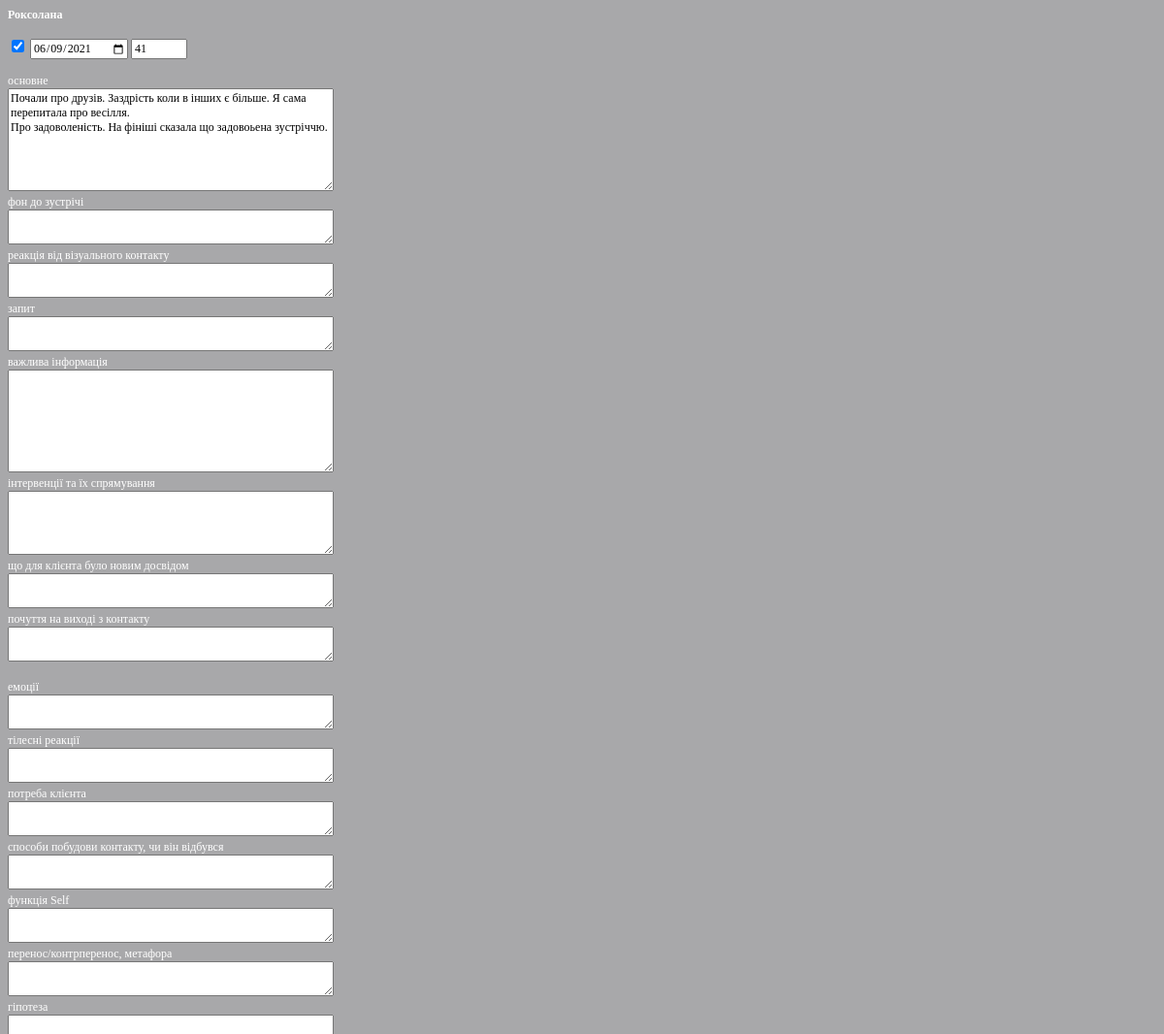
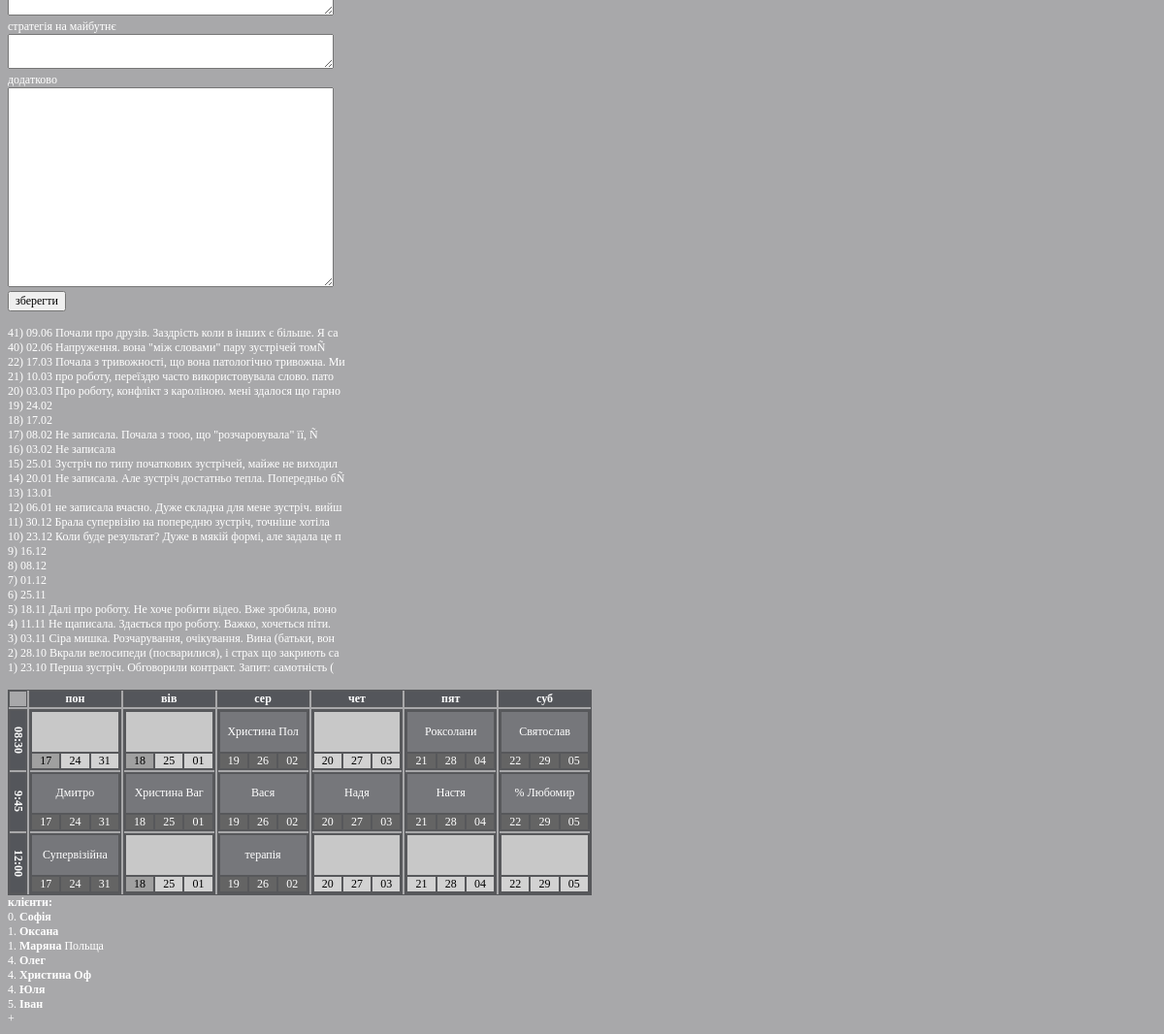
The page /session.php?s_id=278 on the database its author committed (2 pictures, top to bottom).
### tables this page shows
CREATE TABLE `clients` (
  `id` smallint(4) NOT NULL,
  `name` varchar(100) NOT NULL,
  `phone` varchar(100) NOT NULL,
  `status` tinyint(1) NOT NULL DEFAULT '0',
  `more` text NOT NULL,
  `dt` datetime DEFAULT CURRENT_TIMESTAMP,
  `first_session` date,
  `last_session` date,
  `cday` tinyint(1) NOT NULL,
  `ct` tinyint(1) NOT NULL,
  `price` smallint(4) NOT NULL,
  `cadd` text NOT NULL,
  `c1` text NOT NULL,
  `c2` text NOT NULL,
  `c3` text NOT NULL
);

CREATE TABLE `sessions` (
  `id` smallint(6) NOT NULL,
  `dt` datetime NOT NULL DEFAULT CURRENT_TIMESTAMP,
  `c_id` smallint(4) NOT NULL,
  `presence` tinyint(1) NOT NULL DEFAULT '1',
  `num` smallint(3) NOT NULL DEFAULT '1',
  `date` date NOT NULL,
  `main` text NOT NULL,
  `addition` longtext NOT NULL,
  `f01` text NOT NULL,
  `f02` text NOT NULL,
  `f03` text NOT NULL,
  `f04` text NOT NULL,
  `f05` text NOT NULL,
  `f06` text NOT NULL,
  `f07` text NOT NULL,
  `f08` text NOT NULL,
  `f09` text NOT NULL,
  `f10` text NOT NULL,
  `f11` text NOT NULL,
  `f12` text NOT NULL,
  `f13` text NOT NULL,
  `f14` text NOT NULL,
  `f15` text NOT NULL
);

CREATE TABLE `changes` (
  `id` int(4) NOT NULL,
  `dt` datetime NOT NULL DEFAULT CURRENT_TIMESTAMP,
  `type` tinyint(1) NOT NULL DEFAULT '1',
  `date` date NOT NULL,
  `d` tinyint(1) NOT NULL,
  `t` tinyint(1) NOT NULL,
  `c_id` smallint(4) NOT NULL,
  `addition` char(225) NOT NULL
);

### public/session.php (the view, shortened to what this page needs)
<?php
$ddd=array(1=>'пон', 2=>'вів', 3=>'сер', 4=>'чет', 5=>'пят', 6=>'суб');
$ttt=array(1=>'8:30', 2=>'9:45', 3=>'12:00');
?>
<!DOCTYPE html>
<html>
	<head>
	</head>
	<body>
		<?php
if (isset($_GET['fixation']) and isset($_GET['d']) and isset($_GET['t'])) {
	echo '
	<h2>Закріплення: '.$ddd[$_GET['d']].' о '.$ttt[$_GET['t']].'</h2>
	<form method="post">
		<input name="fixation_dt" type="hidden" value="1"><input name="cday" type="hidden" value="'.$_GET['d'].'"><input name="ct" type="hidden" value="'.$_GET['t'].'">
		<select name="c_id">
		';
	$c_iddd = mysql_query("SELECT * from clients where status<=5 and cday=0 order by status, id DESC");
	while ($c_idd=mysql_fetch_array($c_iddd)) {
		echo '<option value="'.$c_idd['id'].'">'.$c_idd['status'].'. '.$c_idd['id'].' '.$c_idd['name'].' '.$c_idd['more'].'</option>';
	}
	echo '
		</select>
		<br><br><input type="submit" value="зберегти">
		</form>';
	echo '<br><br>';
}
elseif (isset ($_GET['s_id']) and $_GET['s_id']!=0) {
	$session=mysql_fetch_array(mysql_query('SELECT * from sessions where id='.$_GET['s_id']));
	$client=mysql_fetch_array(mysql_query('SELECT name from clients where id='.$session['c_id']));
	echo '
		<b>',$client['name'],'</b>
		<form method="post">
		<input type="hidden" name="s_id" value="',$_GET['s_id'],'"><input type="hidden" name="c_id" value="',$session['c_id'],'">
		<br><input type="checkbox" name="presence"'; if ($session['presence']==1) {echo 'checked';} echo ' value="1">
		<input type="date"  name="date" value="'.$session['date'].'">
		<input  type="number" name="num" value="',$session['num'],'" style="width: 50px;"><br>
		<br>основне<br><textarea name="main" style="width: 330px; height: 100px;" autofocus>',$session['main'],'</textarea>
		<br>фон до зустрічі<br><textarea name="f01" style="width: 330px; height: 30px;">',$session['f01'],'</textarea>
		<br>реакція від візуального контакту<br><textarea name="f02" style="width: 330px; height: 30px;">',$session['f02'],'</textarea>
		<br>запит<br><textarea name="f03" style="width: 330px; height: 30px;">',$session['f03'],'</textarea>
		<br>важлива інформація<br><textarea name="f04" style="width: 330px; height: 100px;">',$session['f04'],'</textarea>
		<br>інтервенції та їх спрямування<br><textarea name="f05" style="width: 330px; height: 60px;">',$session['f05'],'</textarea>
		<br>що для клієнта було новим досвідом<br><textarea name="f06" style="width: 330px; height: 30px;">',$session['f06'],'</textarea>
		<br>почуття на виході з контакту<br><textarea name="f07" style="width: 330px; height: 30px;">',$session['f07'],'</textarea>
		<br>
		<br>емоції<br><textarea name="f08" style="width: 330px; height: 30px;">',$session['f08'],'</textarea>
		<br>тілесні реакції<br><textarea name="f09" style="width: 330px; height: 30px;">',$session['f09'],'</textarea>
		<br>потреба клієнта<br><textarea name="f10" style="width: 330px; height: 30px;">',$session['f10'],'</textarea>
		<br>способи побудови контакту, чи він відбувся<br><textarea name="f11" style="width: 330px; height: 30px;">',$session['f11'],'</textarea>
		<br>функція Self<br><textarea name="f12" style="width: 330px; height: 30px;">',$session['f12'],'</textarea>
		<br>перенос/контрперенос, метафора<br><textarea name="f13" style="width: 330px; height: 30px;">',$session['f13'],'</textarea>
		<br>гіпотеза<br><textarea name="f14" style="width: 330px; height: 30px;">',$session['f14'],'</textarea>
		<br>стратегія на майбутнє<br><textarea name="f15" style="width: 330px; height: 30px;">',$session['f15'],'</textarea>
		<br>додатково<br><textarea name="addition" style="width: 330px; height: 200px;">',$session['addition'],'</textarea>
		<br><input type="submit" value="зберегти">
		</form>';
	$sessionss = mysql_query("SELECT id, num, DATE_FORMAT(date, '%d.%m') as d1, main from sessions where c_id=".$session['c_id']." order by date DESC, num DESC, presence  DESC");
	while ($sessions=mysql_fetch_array($sessionss)) {
		echo '<br><a href="session.php?s_id=',$sessions['id'],'">',$sessions['num'] ,') ', $sessions['d1'],' ', substr($sessions['main'], 0, 100),'</a>';
	}
	echo '<br><br>';
}
echo
'<div class="grid">
			<div onclick="location.href=\'session.php\';"></div>
			<div class="border">пон</div>
			<div class="border">вів</div>
			<div class="border">сер</div>
			<div class="border">чет</div>
			<div class="border">пят</div>
			<div class="border">суб</div>
			<div class="grid2 time">
				<div>08:30</div>
				<div>9:45</div>
				<div>12:00</div>
			</div>';
			$lm=strtotime('last monday', strtotime('tomorrow'));
			for ($d=1; $d<=6; $d++) {
				$wd=$d-1;
				$lm1=strtotime('+'.$wd.' DAY', $lm);
				echo '<div class="grid3">';
				for ($t=1; $t<=3; $t++) {
					$lineline = mysql_query('SELECT id, name, more from clients where status=1 and cday='.$d.' and ct='.$t);
					echo '<div>
					';
					if (mysql_num_rows($lineline)!=0) {
						$line=mysql_fetch_array($lineline);
						$c_id=$line['id'];
						$r=mysql_query('SELECT id from sessions where date="'.date("Y-m-d", $lm1).'" and c_id="'.$c_id.'"'); if (mysql_num_rows($r)!=0) {$cr='&#10003;';} else {$cr='';}
						echo '<div class="gname" onclick="location.href=\'session.php?c_id='.$line['id'].'&session='.$lm1.'\';">',$cr,' ',$line['name'],' ',$line['more'], '</div>';
					} else {$c_id=0; echo '<div class="gname blank" onclick="location.href=\'session.php?d='.$d.'&t='.$t.'&fixation\';"></div>';}
					for ($i=0; $i<=2; $i++) {
					$lmm=strtotime('+'.$i.' WEEK '.$wd.' DAY', $lm);;
					$c_idd=$c_id;
					$avail=mysql_query('SELECT id, c_id, type from changes where date="'.date("Y-m-d", $lmm).'" and d='.$d.' and t='.$t.' order by dt DESC');
					if ($c_id!=0) {
						if (mysql_num_rows($avail)==0) { $av='d';}
						else {
							$availl=mysql_fetch_array($avail);
							if ($availl['type']==1) {if ($availl['c_id']==$c_id) {$av='d';} else {$av='m'; $c_idd=$availl['c_id'];}}
							if ($availl['type']==0) { if($availl['c_id']==$c_id) {$av='l'; $c_idd=0;}}}
					} else {
						if (mysql_num_rows($avail)==0) { $av='l';}
						else {
							$availl=mysql_fetch_array($avail);
							if ($availl['type']==1) {$av='m'; $c_idd=$availl['c_id'];}
						}
					}
					echo '
					<div onclick="location.href=\'session.php?c_id='.$c_idd.'&d='.$d.'&t='.$t.'&date='.date("Y-m-d", $lmm).'&changes=1\';"  class="r_',$av,'">',date("d", $lmm),'</div>';
					}
					echo '</div>';
				}
				echo '</div>';
			}
			echo '
		</div>
		<b><a href="?clients">клієнти:</a></b>
		';
		$lineline1 = mysql_query('SELECT * from clients where status<=5 and cday=0  order by status, id DESC');
				while ($line1=mysql_fetch_array($lineline1)) {
					echo '<br>'.$line1['status'].'. <a href="?c_id='.$line1['id'].'&session='.strtotime("now").'"><b>',$line1['name'],'</b> ',$line1['more'],'</a>';
				}
		echo '<br><a href="?new_client">+</a>';
echo '</body>';
?>

### public/session.php (style rules this page uses)
* { font-size: 12px; font-family:"Times New Roman", Times, serif; }
body { background-color: rgb(168, 168, 170); color: white; }
a { color: white; text-decoration: none; }
div { border: 1px solid #57585b; }
.grid { max-width: 600px; display: grid; grid-template-rows: 0.3fr 7fr; grid-template-columns: 0.2fr 1fr 1fr 1fr 1fr 1fr 1fr; grid-gap: 2px; }
.grid > div { text-align: center; font-weight: bold; }
.grid2 { display: grid; grid-template-columns: 1fr; grid-gap: 2px; grid-template-rows: repeat(3, 1fr); }
.grid2 > div { text-align: center; font-weight: normal; font-weight: bold; writing-mode: tb-rl; background-color: rgb(84, 86, 91); }
.grid3 { display: grid; grid-template-columns: 1fr; grid-gap: 2px; grid-template-rows: repeat(3, 1fr); }
.grid3 > div { font-weight: normal; display: grid; grid-template-rows: 2.5fr 1fr; grid-template-columns: repeat(3, 1fr); background-color: rgb(200, 200, 200); }
.grid3 > div > div { cursor: pointer; }
.gname { grid-row: 1/2; grid-column: 1/4; background-color: rgb(118, 119, 123); display: flex; justify-content: center; align-items: center; }
.border { background-color: rgb(84, 86, 91); }
.blank { background-color: rgb(200, 200, 200); }
.r_l { background-color: rgb(210, 210, 210); color: black; }
.r_m { background-color: rgb(160, 160, 160); color: black; }
.r_d { background-color: rgb(100, 100, 100); }

### rows shown on the page
clients: name "Роксолана"
sessions: presence "☑", date "06/09/2021", num "41", main "Почали про друзів. Заздрість коли в інших є більше. Я сама перепитала про весілля. Про задоволеність. На фініші сказала що задовоьена зустріччю.", d1 "09.06", main "Почали про друзів. Заздрість коли в інших є більше. Я са"
sessions: num "40", d1 "02.06", main "Напруження. вона \"між словами\" пару зустрічей томÑ"
sessions: num "22", d1 "17.03", main "Почала з тривожності, що вона патологічно тривожна. Ми"
sessions: num "21", d1 "10.03", main "про роботу, переїздю часто використовувала слово. пато"
sessions: num "20", d1 "03.03", main "Про роботу, конфлікт з кароліною. мені здалося що гарно"
sessions: num "19", d1 "24.02"
sessions: num "18", d1 "17.02"
sessions: num "17", d1 "08.02", main "Не записала. Почала з тооо, що \"розчаровувала\" її, Ñ"
sessions: num "16", d1 "03.02", main "Не записала"
sessions: num "15", d1 "25.01", main "Зустріч по типу початкових зустрічей, майже не виходил"
sessions: num "14", d1 "20.01", main "Не записала. Але зустріч достатньо тепла. Попередньо бÑ"
sessions: num "13", d1 "13.01"
sessions: num "12", d1 "06.01", main "не записала вчасно. Дуже складна для мене зустріч. вийш"
sessions: num "11", d1 "30.12", main "Брала супервізію на попередню зустріч, точніше хотіла"
sessions: num "10", d1 "23.12", main "Коли буде результат? Дуже в мякій формі, але задала це п"
sessions: num "9", d1 "16.12"
sessions: num "8", d1 "08.12"
sessions: num "7", d1 "01.12"
sessions: num "6", d1 "25.11"
sessions: num "5", d1 "18.11", main "Далі про роботу. Не хоче робити відео. Вже зробила, воно"
sessions: num "4", d1 "11.11", main "Не щаписала. Здається про роботу. Важко, хочеться піти."
sessions: num "3", d1 "03.11", main "Сіра мишка. Розчарування, очікування. Вина (батьки, вон"
sessions: num "2", d1 "28.10", main "Вкрали велосипеди (посварилися), і страх що закриють са"
sessions: num "1", d1 "23.10", main "Перша зустріч. Обговорили контракт. Запит: самотність ("
clients: name "Дмитро"
clients: name "Супервізійна"
clients: name "Христина Ваг"
clients: name "Христина", more "Пол"
clients: name "Вася"
clients: name "терапія"
clients: name "Надя"
clients: name "Роксолани"
clients: name "Настя"
clients: name "Святослав"
clients: name "% Любомир"
clients: status "0", name "Софія"
clients: status "1", name "Оксана"
clients: status "1", name "Маряна", more "Польща"
clients: status "4", name "Олег"
clients: status "4", name "Христина Оф"
clients: status "4", name "Юля"
clients: status "5", name "Іван"
